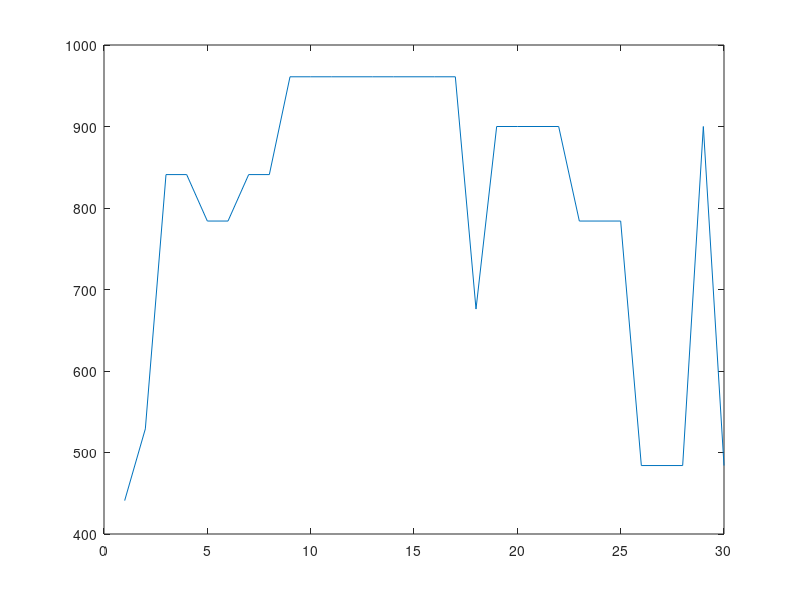

Write MATLAB code to recreate this figure.
%membangkitkan individu
Npop = 4;
individu = floor(rand(Npop,5)*2);
%ukuran individu uA = 5 5
for iterasi = 1 : 30%-------------------------------
    
uA=size(individu); 
%proses looping penghitungan nilai biner ke integer dengan uA(1) = 4, uA(2) = 5
for i=1:uA(1)
    x(i)=0;
    for j=1:uA(2)
		%jika gen bernilai 1
        if individu(i,j)==1	
		x(i)= x(i)+(2^(uA(2)-j));
        end;
    end;
end;
sizeX = size(x);
%menghitung fitness function
for i = 1 : sizeX(2)
 	fitness(i) = x(i)^2;
end

%Simpan Max Fitness
max_fit(iterasi)= max(fitness);%---------------------
generasi(iterasi)= iterasi;%-----------------------------------

sumF = sum(fitness); 
probfit = fitness/sumF; %probabilitas fitness
probKum = cumsum(probfit); %probabilitas kumulatif
RN = rand(1,Npop);
newInd = individu;
%proses pemilihan parent
for i = 1 : Npop
    for j = 1 : Npop
        if(RN(i)<=probKum(j))
           newInd(i,:)=individu(j,:);
           break;
        end
    end
end

parent = newInd;
uInd = size(newInd,1);
sumGen = size(newInd,2);
j=1;
Pc=0.75;
RN = rand(1,uInd);
%proses memilih kromosom yang akan di pindah silang
for i = 1 : uInd
    if RN(i) < Pc
        Pindex(j)= i;
        j = j+1;
    end    
end
 
u_index = size(Pindex,2);
 
%jika Pindex ganjil maka dihilangkan 1
if mod(u_index,2)~=0
    u_index = u_index - 1;
end

%proses crossover
for i =1 : 2 : u_index
  n = Pindex(i);
  m = Pindex(i+1);
  TP = 1 + round(rand*(sumGen-2));
  newInd(n,:)=[parent(n, 1:TP),parent(m,TP+1:sumGen)];     	
  newInd(m,:)=[parent(m, 1:TP),parent(n,TP+1:sumGen)];
end
%MUTASI
[m n] = size(newInd);

%banyaknya gen yang akan di mutasi
Pm=0.1;
sumMut = Pm*(m*n);
 
for i = 1 : sumMut
    k = fix(1+m*rand);
    l = fix(1+n*rand);
    if newInd(k,l) == 0
        newInd(k,l) = 1;
    else
        newInd(k,l) = 0;
    end
end
individu =  newInd; %------------------
end %-------------------%plot GA-----------------
plot(generasi,max_fit)